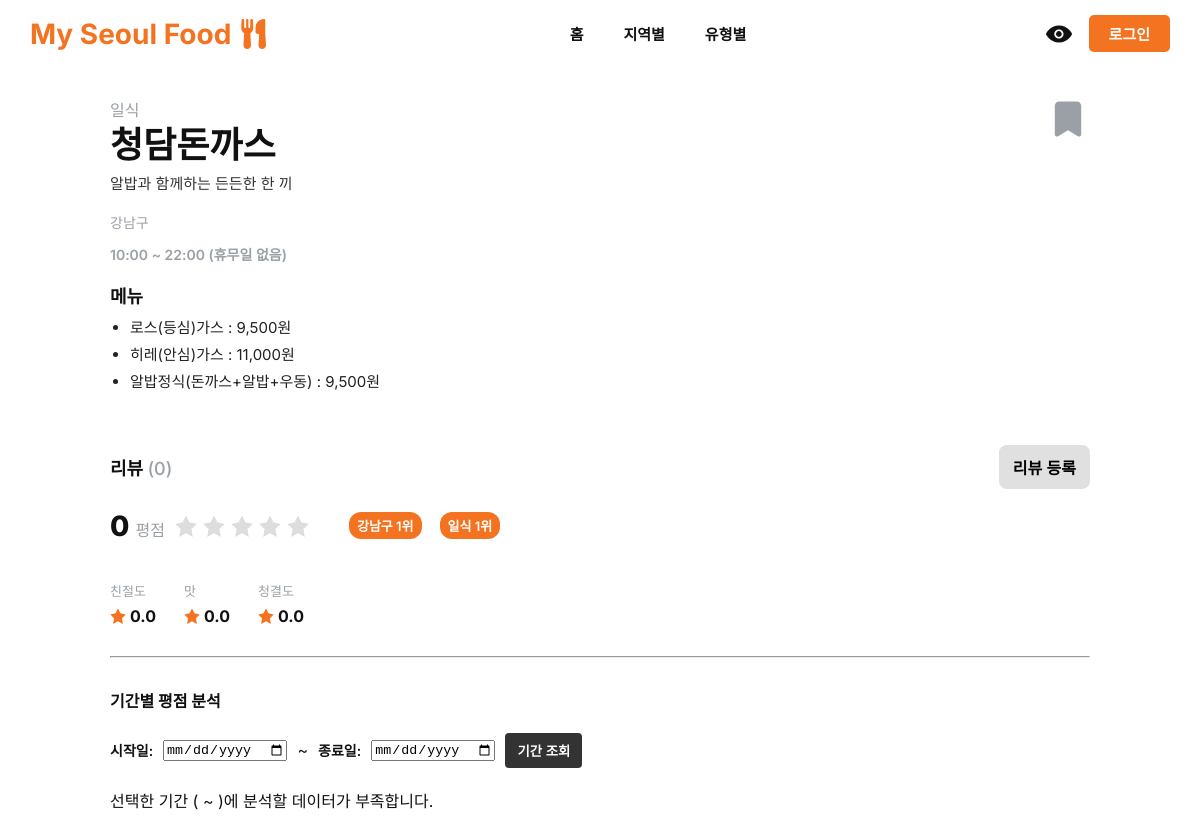
The page /pages/view_restaurant.php?id=1 on the database its author committed.
### tables this page shows
CREATE TABLE `Restaurant` (
    `restaurant_id` BIGINT NOT NULL AUTO_INCREMENT,
    `name` VARCHAR(255) NOT NULL,
    `description` TEXT NOT NULL,
    `region_id` BIGINT NOT NULL,
    `category_id` BIGINT NOT NULL,
    `open_time` TIME NOT NULL,
    `close_time` TIME NOT NULL,
    `created_at` TIMESTAMP DEFAULT CURRENT_TIMESTAMP,
    `updated_at` TIMESTAMP DEFAULT CURRENT_TIMESTAMP ON UPDATE CURRENT_TIMESTAMP,
    `is_active` BOOLEAN DEFAULT TRUE,
    PRIMARY KEY (`restaurant_id`),
    CONSTRAINT `FK_Restaurant_Region` FOREIGN KEY (`region_id`) REFERENCES `Region`(`region_id`),
    CONSTRAINT `FK_Restaurant_Category` FOREIGN KEY (`category_id`) REFERENCES `Category`(`category_id`)
);

CREATE TABLE `Category` (
    `category_id` BIGINT NOT NULL AUTO_INCREMENT,
    `category_name` VARCHAR(255) NOT NULL,
    PRIMARY KEY (`category_id`)
);

CREATE TABLE `Region` (
    `region_id` BIGINT NOT NULL AUTO_INCREMENT,
    `region_name` VARCHAR(255) NOT NULL,
    PRIMARY KEY (`region_id`)
);

CREATE TABLE `Menu` (
    `menu_id` BIGINT NOT NULL AUTO_INCREMENT,
    `menu_name` VARCHAR(255) NOT NULL,
    `price` INT NOT NULL,
    `restaurant_id` BIGINT NOT NULL,
    `is_active` BOOLEAN DEFAULT TRUE,
    `created_at` TIMESTAMP DEFAULT CURRENT_TIMESTAMP,
    `updated_at` TIMESTAMP DEFAULT CURRENT_TIMESTAMP ON UPDATE CURRENT_TIMESTAMP,
    PRIMARY KEY (`menu_id`),
    CONSTRAINT `FK_Menu_Restaurant` FOREIGN KEY (`restaurant_id`) REFERENCES `Restaurant`(`restaurant_id`) ON DELETE CASCADE ON UPDATE CASCADE
);

### pages/view_restaurant.php (the view, shortened to what this page needs)
<?php
include_once '../config.php';
$restaurant_id = intval($_GET['id']);
$sql = "
SELECT r.*, c.category_name, reg.region_name
FROM Restaurant r
JOIN Category c ON r.category_id = c.category_id
JOIN Region reg ON r.region_id = reg.region_id
WHERE r.restaurant_id = ? AND r.is_active = 1
";
$stmt = $conn->prepare($sql);
$stmt->bind_param("i", $restaurant_id);
$stmt->execute();
$result = $stmt->get_result();
$restaurant = $result->fetch_assoc();
$sql_menu = "SELECT menu_name, price FROM Menu WHERE restaurant_id = ? AND is_active = 1";
$stmt_menu = $conn->prepare($sql_menu);
$stmt_menu->bind_param("i", $restaurant_id);
$stmt_menu->execute();
$result_menu = $stmt_menu->get_result();
$menus = $result_menu->fetch_all(MYSQLI_ASSOC);
$sql_review = "
SELECT COUNT(*) AS review_count,
       AVG(taste) AS avg_taste,
       AVG(cleanliness) AS avg_cleanliness,
       AVG(kindness) AS avg_kindness
FROM Review
WHERE restaurant_id = ?
";
$stmt_review = $conn->prepare($sql_review);
$stmt_review->bind_param("i", $restaurant_id);
$stmt_review->execute();
$result_review = $stmt_review->get_result();
$review = $result_review->fetch_assoc();
$open_time = substr($restaurant['open_time'], 0, 5);
$close_time = substr($restaurant['close_time'], 0, 5);
$closed_days_kor = [];
$closed_days_str = '';
if(!empty($closed_days_kor)) {
    $closed_days_str = '('.implode(', ', $closed_days_kor).' 휴무)';
} else {
    $closed_days_str = '(휴무일 없음)';
}
$avg_score = 0;
$is_bookmarked = false;
$sql_region_rank = "
SELECT r.restaurant_id, DENSE_RANK() OVER (PARTITION BY r.region_id ORDER BY AVG(rv.taste + rv.cleanliness + rv.kindness)/3 DESC) AS region_rank
FROM Restaurant r
LEFT JOIN Review rv ON r.restaurant_id = rv.restaurant_id
WHERE r.region_id = ?
GROUP BY r.restaurant_id
";
$stmt_region_rank = $conn->prepare($sql_region_rank);
$stmt_region_rank->bind_param("i", $restaurant['region_id']);
$stmt_region_rank->execute();
$result_region_rank = $stmt_region_rank->get_result();
$region_rank = null;
while($row = $result_region_rank->fetch_assoc()) {
    if($row['restaurant_id'] == $restaurant_id){
        $region_rank = $row['region_rank'];
        break;
    }
}
$sql_category_rank = "
SELECT r.restaurant_id, DENSE_RANK() OVER (PARTITION BY r.category_id ORDER BY AVG(rv.taste + rv.cleanliness + rv.kindness)/3 DESC) AS category_rank
FROM Restaurant r
LEFT JOIN Review rv ON r.restaurant_id = rv.restaurant_id
WHERE r.category_id = ?
GROUP BY r.restaurant_id
";
$stmt_category_rank = $conn->prepare($sql_category_rank);
$stmt_category_rank->bind_param("i", $restaurant['category_id']);
$stmt_category_rank->execute();
$result_category_rank = $stmt_category_rank->get_result();
$category_rank = null;
while($row = $result_category_rank->fetch_assoc()) {
    if($row['restaurant_id'] == $restaurant_id){
        $category_rank = $row['category_rank'];
        break;
    }
}
$start_date = $_GET['start_date'] ?? '';
$end_date = $_GET['end_date'] ?? '';
$windowing_results = [];
?>
<!doctype html>
<html lang="ko">
<head>
<link rel="stylesheet" href="../css/bookmark.css">
</head>
<body>
<?php include '../menu.php'; ?>
<main class="wrap">
<div class="top-row">
  <div style="flex:1;">
    <div class="meta"><?php echo htmlspecialchars($restaurant['category_name']); ?></div>
    <h1 class="title"><?php echo htmlspecialchars($restaurant['name']); ?></h1>
    <p class="desc"><?php echo htmlspecialchars($restaurant['description']); ?></p>
    <div class="location-row">
      <div><?php echo htmlspecialchars($restaurant['region_name']); ?></div>
      <div style="font-weight:600">
        <?php echo $open_time; ?> ~ <?php echo $close_time; ?> <?php echo $closed_days_str; ?>
      </div>
    </div>
    <section class="menu-section">
      <h3>메뉴</h3>
      <ul class="menu-list">
        <?php if(!empty($menus)): foreach($menus as $menu): ?>
          <li><?php echo htmlspecialchars($menu['menu_name']); ?> : <?php echo number_format($menu['price']); ?>원</li>
        <?php endforeach; else: ?>
          <li>메뉴가 없습니다.</li>
        <?php endif; ?>
      </ul>
    </section>
  </div>
  <?php include '../components/bookmark_button.php'; ?>
</div>
<br>
<div class="reviews">
  <div style="display: flex; justify-content: space-between; align-items: center; width: 100%;">
    <div style="font-weight:700; font-size: 18px">리뷰 <span style="font-weight:500;color:var(--muted)">(<?php echo $review['review_count']; ?>)</span></div>
    <div class="btn-wrap">
      <a href="add_review.php?id=<?php echo $restaurant['restaurant_id']; ?>">
        <button class="primary">리뷰 등록</button>
      </a>
    </div>
  </div>
  <div class="overall">
    <div class="rating-badge">
      <div class="big-score">
        <?php echo $avg_score; ?> <span style="font-size:16px;color:var(--muted);font-weight:500;">평점</span>
      </div>
      <div class="stars-inline">
        <?php for($i=1;$i<=5;$i++): ?>
          <svg class="star <?php echo $i<=$avg_score?'filled':''; ?>" viewBox="0 0 24 24">
            <path d="M12 .587l3.668 7.431L23.6 9.75l-5.6 5.456L19.335 24 12 19.897 4.665 24l1.335-8.794L.4 9.75l7.932-1.732L12 .587z"/>
          </svg>
        <?php endfor; ?>
      </div>
      <div class="rank">
        <?php
          echo htmlspecialchars($restaurant['region_name']);
          echo $region_rank !== null ? " {$region_rank}위" : " (순위 없음)";
        ?>
      </div>
      <div class="rank">
        <?php
          echo htmlspecialchars($restaurant['category_name']);
          echo $category_rank !== null ? " {$category_rank}위" : " (순위 없음)";
        ?>
      </div>
    </div>
  </div>
  <div style="flex:1;">
    <div class="sub-ratings">
      <div class="sub">
        <div class="label">친절도</div>
        <div class="val">
          <svg class="small-star" viewBox="0 0 24 24"><path d="M12 .587l3.668 7.431L23.6 9.75l-5.6 5.456L19.335 24 12 19.897 4.665 24l1.335-8.794L.4 9.75l7.932-1.732L12 .587z"/></svg>
          <span><?php echo isset($review['avg_kindness']) ? number_format($review['avg_kindness'], 1) : '0.0'; ?></span>
        </div>
      </div>
      <div class="sub">
        <div class="label">맛</div>
        <div class="val">
          <svg class="small-star" viewBox="0 0 24 24"><path d="M12 .587l3.668 7.431L23.6 9.75l-5.6 5.456L19.335 24 12 19.897 4.665 24l1.335-8.794L.4 9.75l7.932-1.732L12 .587z"/></svg>
          <span><?php echo isset($review['avg_taste']) ? number_format($review['avg_taste'], 1) : '0.0'; ?></span>
        </div>
      </div>
      <div class="sub">
        <div class="label">청결도</div>
        <div class="val">
          <svg class="small-star" viewBox="0 0 24 24"><path d="M12 .587l3.668 7.431L23.6 9.75l-5.6 5.456L19.335 24 12 19.897 4.665 24l1.335-8.794L.4 9.75l7.932-1.732L12 .587z"/></svg>
          <span><?php echo isset($review['avg_cleanliness']) ? number_format($review['avg_cleanliness'], 1) : '0.0'; ?></span>
        </div>
      </div>
    </div>
  </div>
</div>
<hr style="margin-top: 30px; border-color: #eee;">
<section style="margin-top: 30px;">
  <h4>기간별 평점 분석</h4>
  <form method="GET" style="display: flex; gap: 10px; align-items: center; margin-bottom: 20px;">
    <label for="start_date" style="font-size: 14px; font-weight: 600;">시작일:</label>
    <input type="date" id="start_date" name="start_date" value="<?php echo htmlspecialchars($start_date); ?>" required>
    <span>~</span>
    <label for="end_date" style="font-size: 14px; font-weight: 600;">종료일:</label>
    <input type="date" id="end_date" name="end_date" value="<?php echo htmlspecialchars($end_date); ?>" required>
    <button type="submit" style="padding: 8px 12px; background: #333; color: white; border: none; border-radius: 4px; cursor: pointer; font-weight: 600;">
      기간 조회
    </button>
  </form>
  <?php if (!empty($windowing_results)): ?>
    <table style="width:100%; border-collapse: collapse; table-layout: fixed; font-size:14px; text-align:center; vertical-align:middle; margin-top:15px;">
      <thead>
        <tr style="background:#f8f8f8;">
          <th style="padding:10px; border:1px solid #ddd;">기간</th>
          <th style="padding:10px; border:1px solid #ddd;">맛</th>
          <th style="padding:10px; border:1px solid #ddd;">청결도</th>
          <th style="padding:10px; border:1px solid #ddd;">친절도</th>
          <th style="padding:10px; border:1px solid #ddd;">전체 평균</th>
          <th style="padding:10px; border:1px solid #ddd; background-color:#fce8d5;">누적 평균</th>
        </tr>
      </thead>
      <tbody>
        <?php foreach ($windowing_results as $row): ?>
        <tr>
          <td style="padding:10px; border:1px solid #ddd;"><?php echo htmlspecialchars($row['review_month']); ?></td>
          <td style="padding:10px; border:1px solid #ddd;"><?php echo $row['avg_taste']; ?></td>
          <td style="padding:10px; border:1px solid #ddd;"><?php echo $row['avg_cleanliness']; ?></td>
          <td style="padding:10px; border:1px solid #ddd;"><?php echo $row['avg_kindness']; ?></td>
          <td style="padding:10px; border:1px solid #ddd; font-weight:600;"><?php echo $row['avg_overall']; ?></td>
          <td style="padding:10px; border:1px solid #ddd; font-weight:600; background-color:#fffaf0;"><?php echo $row['running_avg_overall']; ?></td>
        </tr>
        <?php endforeach; ?>
      </tbody>
    </table>
  <?php else: ?>
    <p>선택한 기간 (<?php echo htmlspecialchars($start_date); ?> ~ <?php echo htmlspecialchars($end_date); ?>)에 분석할 데이터가 부족합니다.</p>
  <?php endif; ?>
</section>
</main>
</body>
</html>

### pages/view_restaurant.php (style rules this page uses)
:root { --accent:#F47320;--muted:#9aa0a6;font-family:"Inter", system-ui, -apple-system, "Segoe UI", Roboto, "Helvetica Neue", Arial; }
body { margin:0;background:#fff;color:#111; }
.wrap { max-width:980px;margin:30px auto;padding:0 36px; }
.top-row { display:flex;align-items:flex-start;justify-content:space-between;gap:24px; }
.meta { color:var(--muted);font-size:16px;margin-bottom:6px; }
h1.title { margin:0;font-size:36px;line-height:1;font-weight:800; }
.desc { color:#333;margin-top:10px;font-size:15px;max-width:68%;line-height:1.5; }
.location-row { margin-top:16px;color:var(--muted);font-size:14px;display:flex;gap:12px;flex-direction:column; }
.menu-section { margin-top:18px; }
.menu-section h3 { margin:0 0 8px 0;font-size:18px; }
.menu-list { list-style:disc;padding-left:20px;margin:0;color:#222; }
.menu-list li { margin:6px 0;font-size:15px; }
.reviews { margin-top:28px;display:flex;gap:20px;align-items:flex-start;flex-direction:column }
.overall { min-width:150px; }
.rating-badge { display:flex;align-items:center;gap:10px;margin-bottom:10px; }
.big-score { font-size:28px;font-weight:800; }
.stars-inline { display:flex;gap:6px;align-items:center; }
.sub-ratings { display:flex;gap:28px;margin-top:8px; }
.sub { display:flex;flex-direction:column;align-items:flex-start;gap:6px; }
.sub .label { font-size:13px;color:var(--muted); }
.sub .val { display:flex;align-items:center;gap:4px;font-weight:700; }
.btn-wrap { margin-left:auto;display:flex;align-items:center; }
.rank { display:inline-flex;align-items:center;gap: 6px;padding:4px 8px;border-radius:12px;background-color:#F47320;color:#fff;font-size:13px;font-weight: 600; }
.rank + .rank { margin-left:8px; }
button.primary { background:#e0e0e0;border:0;padding:10px 14px;border-radius:8px;font-size:16px;font-weight:600;cursor:pointer; }
.star { width:22px;height:22px;fill:#ddd; }
.small-star { width:16px;height:16px;fill:var(--accent); }

### rows shown on the page
restaurant: category.category_name "일식", name "청담돈까스", description "알밥과 함께하는 든든한 한 끼", region.region_name "강남구", open_time "10:00", close_time "22:00"
menu: menu_name "로스(등심)가스", price "9,500"
menu: menu_name "히레(안심)가스", price "11,000"
menu: menu_name "알밥정식(돈까스+알밥+우동)", price "9,500"

### other values the page prints
$closed_days_str "(휴무일 없음)"
$review['review_count'] "0"
$avg_score "0"
$region_rank "1"
$category_rank "1"
